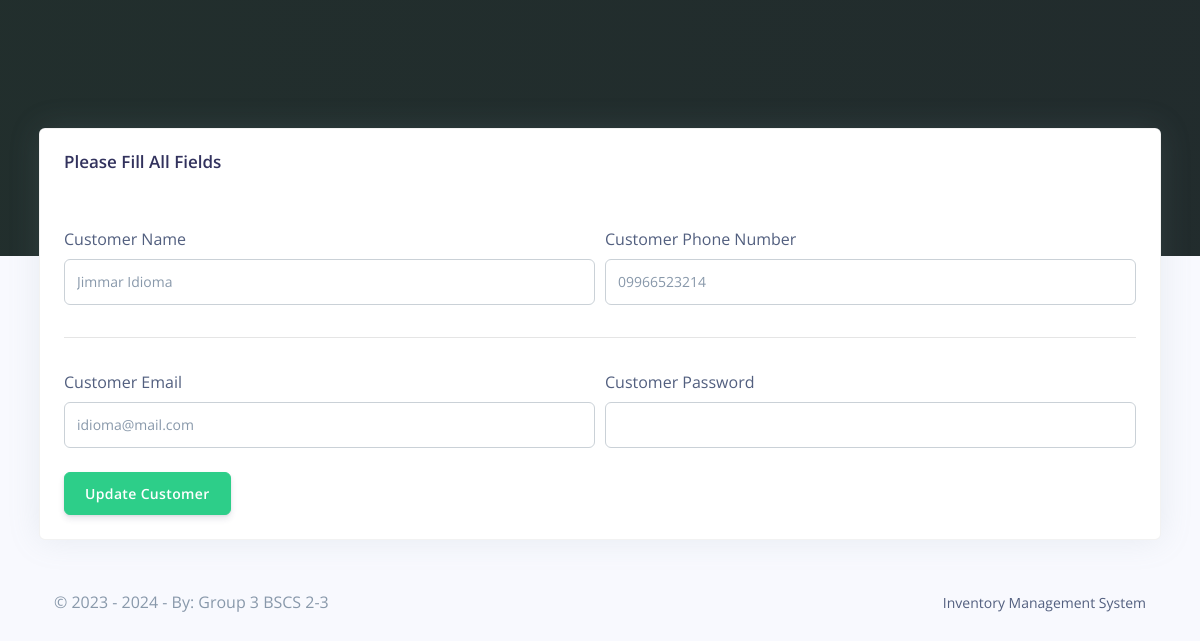
/pos/admin/update_customer.php?update=0b70a48a40c0 (signed in), run on the app's committed database.
### tables this page shows
CREATE TABLE `rpos_customers` (
  `customer_id` varchar(200) NOT NULL,
  `customer_name` varchar(200) NOT NULL,
  `customer_phoneno` varchar(200) NOT NULL,
  `customer_email` varchar(200) NOT NULL,
  `customer_password` varchar(200) NOT NULL,
  `created_at` timestamp(6) NOT NULL DEFAULT current_timestamp(6) ON UPDATE current_timestamp(6)
);

### pos/admin/update_customer.php (the view, shortened to what this page needs)
<?php
include('config/config.php');
require_once('partials/_head.php');
?>
<body>
  <div class="main-content">
    <?php
    $update = $_GET['update'];
    $ret = "SELECT * FROM  rpos_customers WHERE customer_id = '$update' ";
    $stmt = $mysqli->prepare($ret);
    $stmt->execute();
    $res = $stmt->get_result();
    while ($cust = $res->fetch_object()) {
    ?>
      <div class="container-fluid mt--8">
        <div class="row">
          <div class="col">
            <div class="card shadow">
              <div class="card-header border-0">
                <h3>Please Fill All Fields</h3>
              </div>
              <div class="card-body">
                <form method="POST">
                  <div class="form-row">
                    <div class="col-md-6">
                      <label>Customer Name</label>
                      <input type="text" name="customer_name" value="<?php echo $cust->customer_name; ?>" class="form-control">
                    </div>
                    <div class="col-md-6">
                      <label>Customer Phone Number</label>
                      <input type="text" name="customer_phoneno" value="<?php echo $cust->customer_phoneno; ?>" class="form-control" value="">
                    </div>
                  </div>
                  <hr>
                  <div class="form-row">
                    <div class="col-md-6">
                      <label>Customer Email</label>
                      <input type="email" name="customer_email" value="<?php echo $cust->customer_email; ?>" class="form-control" value="">
                    </div>
                    <div class="col-md-6">
                      <label>Customer Password</label>
                      <input type="password" name="customer_password" class="form-control" value="">
                    </div>
                  </div>
                  <br>
                  <div class="form-row">
                    <div class="col-md-6">
                      <input type="submit" name="updateCustomer" value="Update Customer" class="btn btn-success" value="">
                    </div>
                  </div>
                </form>
              </div>
            </div>
          </div>
        </div>
      <?php
      require_once('partials/_footer.php');
    }
      ?>
      </div>
  </div>
</body>
</html>

### pos/admin/partials/_footer.php
<footer class="py-5">
  <div class="container">
    <div class="row align-items-center justify-content-xl-between">
      <div class="col-xl-6">
        <div class="copyright text-center text-xl-left text-muted">
          &copy; 2023 - <?php echo date('Y'); ?> - By: Group 3 BSCS 2-3
        </div>
      </div>
      <div class="col-xl-6">
        <ul class="nav nav-footer justify-content-center justify-content-xl-end">
          <li class="nav-item">
            <a href="" class="nav-link" target="_blank">Inventory Management System</a>
          </li>
        </ul>
      </div>
    </div>
  </div>
</footer>

### data on the page
rpos_customers: customer_name "Jimmar Idioma", customer_phoneno "09966523214", customer_email "idioma@mail.com"
